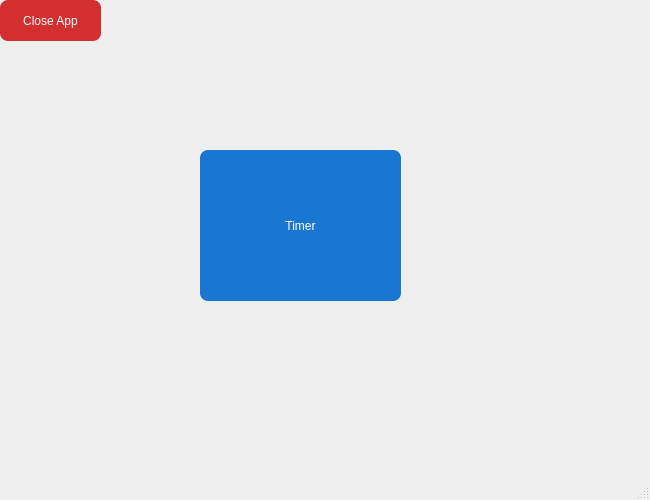
<?xml version="1.0" encoding="UTF-8"?>
<ui version="4.0">
 <class>homewindow</class>
 <widget class="QMainWindow" name="homewindow">
  <property name="geometry">
   <rect>
    <x>0</x>
    <y>0</y>
    <width>650</width>
    <height>500</height>
   </rect>
  </property>
  <property name="windowTitle">
   <string>homewindow</string>
  </property>
  <widget class="QWidget" name="centralwidget">
   <widget class="QPushButton" name="timerbutton">
    <property name="geometry">
     <rect>
      <x>200</x>
      <y>150</y>
      <width>201</width>
      <height>151</height>
     </rect>
    </property>
    <property name="styleSheet">
     <string notr="true">QPushButton { background-color: #1976d2; color: white; border-radius: 8px; padding: 6px 12px; }QPushButton:hover { background-color: #2196f3; }QPushButton:pressed { background-color: #0d47a1; }</string>
    </property>
    <property name="text">
     <string>Timer</string>
    </property>
   </widget>
   <widget class="QPushButton" name="closebutton">
    <property name="geometry">
     <rect>
      <x>0</x>
      <y>0</y>
      <width>101</width>
      <height>41</height>
     </rect>
    </property>
    <property name="styleSheet">
     <string notr="true">QPushButton { background-color: #d32f2f; color: white; border-radius: 8px; padding: 6px 12px; }QPushButton:hover { background-color: #f44336; }QPushButton:pressed { background-color: #b71c1c; }</string>
    </property>
    <property name="text">
     <string>Close App</string>
    </property>
   </widget>
  </widget>
  <widget class="QMenuBar" name="menubar">
   <property name="geometry">
    <rect>
     <x>0</x>
     <y>0</y>
     <width>650</width>
     <height>33</height>
    </rect>
   </property>
  </widget>
  <widget class="QStatusBar" name="statusbar"/>
 </widget>
 <resources/>
 <connections/>
</ui>
